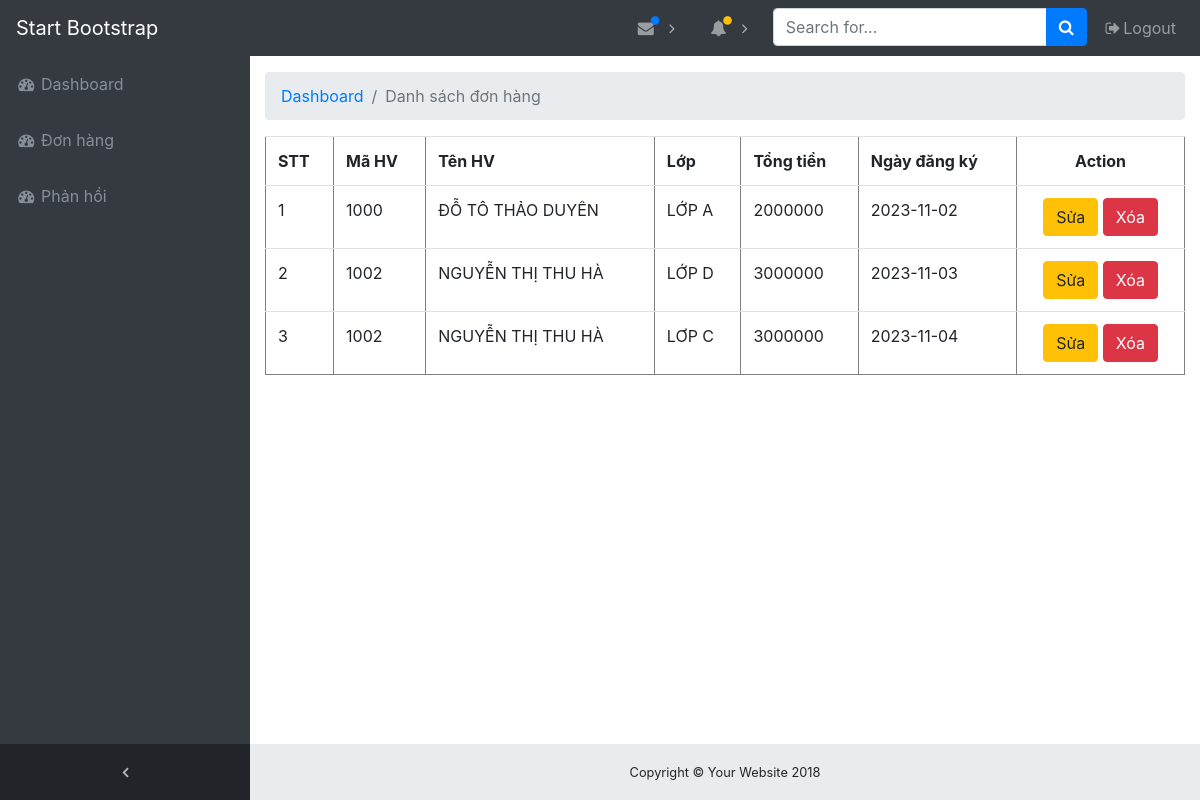
Page /index.php?action=listBill (signed in) on the earlier database version.
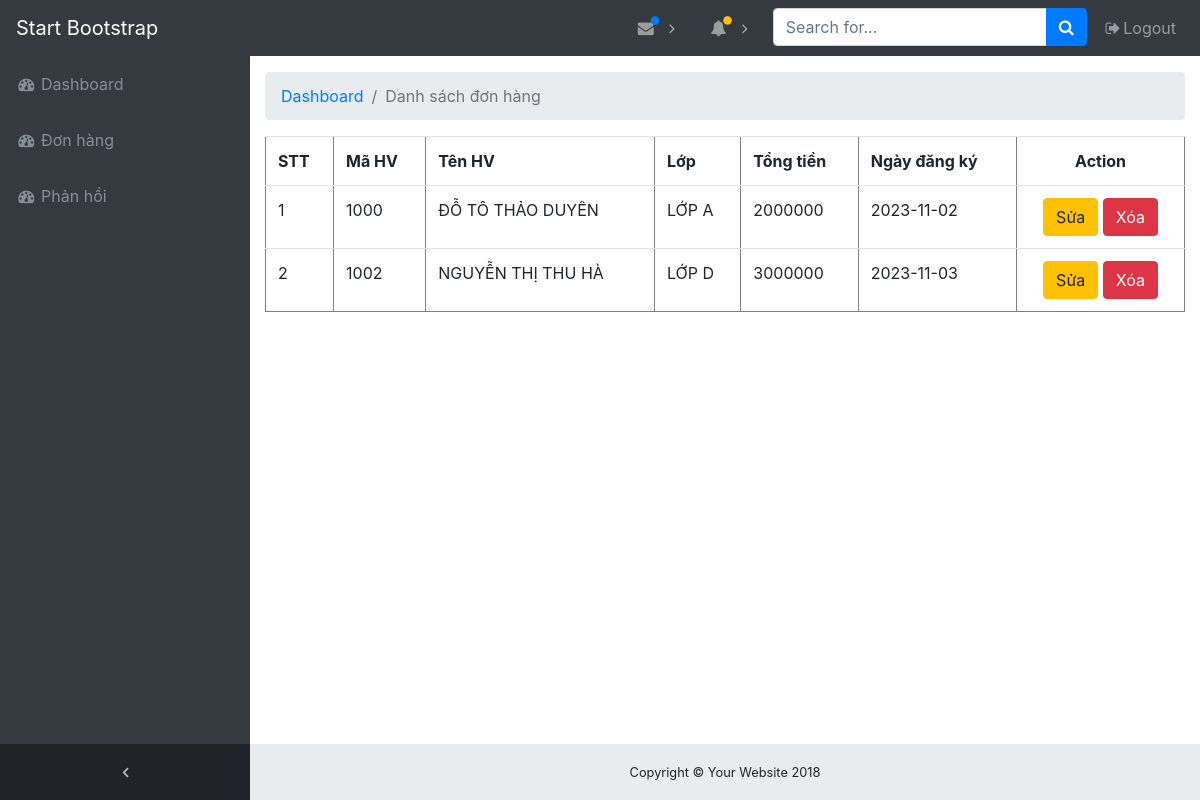
Same page on the later database version.
### tables this page shows
CREATE TABLE `bill` (
  `id_bill` varchar(10) NOT NULL,
  `date_bill` date NOT NULL,
  `id_hv` varchar(10) NOT NULL,
  `id_ql` varchar(10) NOT NULL,
  `id_class` varchar(10) NOT NULL,
  `total` double NOT NULL
);

CREATE TABLE `student` (
  `id_hv` varchar(10) NOT NULL,
  `name` text NOT NULL,
  `gender` text NOT NULL,
  `date _of_birth` date NOT NULL,
  `phone` varchar(10) NOT NULL,
  `address` text NOT NULL,
  `email` varchar(100) NOT NULL,
  `level` varchar(10) NOT NULL
);

CREATE TABLE `class` (
  `id_class` varchar(10) NOT NULL,
  `name` text NOT NULL,
  `id_gv` varchar(10) NOT NULL,
  `level` varchar(10) NOT NULL,
  `id_course` varchar(10) NOT NULL,
  `time_start` time NOT NULL,
  `time_end` time NOT NULL
);

### controllers/BillController.php (called while the page is built, shortened)
<?php
class BillController
{
    private $billModel;
    public function __construct($billModel, $managerModel, $classModel, $courseModel, $studentModel)
    {
        $this->billModel = $billModel;
    }
    public function index($page = 1, $pageSize = 10)
    {
        try {
            $totalBills = $this->billModel->getTotalBillCount();
            $totalPages = ceil($totalBills / $pageSize);
            $page = max(min($page, $totalPages), 1);
            $bills = $this->billModel->getBillsPerPage($page, $pageSize);
            include('views/admin/bill/index.php');
        } catch (Exception $e) {
            die($e);
        }
    }
}

### database/connection.php (called while the page is built, shortened)
<?php
class Database
{
    public function __construct()
    {
        $this->pdo = $this->getConnection();
    }
    public function getConnection()
    {
        $db = "qlkhoahoc";
        $host = "mysql";
        $dsn = "mysql:dbname=$db;host=$host";
        $user = 'root';
        $pass = 'root';
        try {
            $pdo = new PDO($dsn, $user, $pass);
            $pdo->setAttribute(PDO::ATTR_ERRMODE, PDO::ERRMODE_EXCEPTION);
            $this->pdo = $pdo;
            return $this->pdo;
        } catch (Exception $e) {
            die('Kết nối không thành công: ' . $e->getMessage());
        }
    }
}

### models/BillModel.php (called while the page is built, shortened)
<?php
class BillModel extends Database
{
    public function getBillsPerPage($page, $pageSize)
    {
        $offset = ($page - 1) * $pageSize;
        $sql = "SELECT bill.*, class.name as class_name, manager.name as manager_name, student.name as student_name, course.name as course_name FROM bill
        INNER JOIN class ON bill.id_class = class.id_class
        INNER JOIN manager On bill.id_ql = manager.id_ql
        INNER JOIN student On bill.id_hv = student.id_hv
        INNER JOIN course On class.id_course = course.id_course
        LIMIT :offset, :pageSize";
        $stmt = $this->pdo->prepare($sql);
        $stmt->bindParam(':offset', $offset, PDO::PARAM_INT);
        $stmt->bindParam(':pageSize', $pageSize, PDO::PARAM_INT);
        $stmt->execute();
        return $stmt->fetchAll(PDO::FETCH_ASSOC);
    }
    public function getTotalBillCount()
    {
        $sql = "SELECT COUNT(*) as count FROM bill";
        $stmt = $this->pdo->query($sql);
        return $stmt->fetch(PDO::FETCH_ASSOC)['count'];
    }
}

### views/admin/bill/index.php (the view, shortened to what this page needs)
<?php
$title = "Danh sách đơn hàng";
?>
<table border="1" class="table">
    <tr>
        <th>STT</th>
        <th>Mã HV</th>
        <th>Tên HV</th>
        <th>Lớp</th>
        <th>Tổng tiền</th>
        <th>Ngày đăng ký</th>
        <th class="text-center">Action</th>
    </tr>
    <?php foreach ($bills as $index => $bill) : ?>
    <tr>
        <td><?php echo $index + 1; ?></td>
        <td><?php echo $bill['id_hv']; ?></td>
        <td><?php echo $bill['student_name']; ?></td>
        <td><?php echo $bill['class_name']; ?></td>
        <td><?php echo $bill['total']; ?></td>
        <td><?php echo $bill['date_bill']; ?></td>
        <td class="text-center">
            <a class="btn btn-warning" href="index.php?action=updateBill&id=<?php echo $bill['id_bill']; ?>">Sửa</a>
            <a class="btn btn-danger" href="index.php?action=deleteBill&id=<?php echo $bill['id_bill']; ?>">Xóa</a>
        </td>
    </tr>
    <?php endforeach; ?>
</table>
<?php
$content = ob_get_clean();
include('views/master_layout.php');

### index.php (shortened to what this page needs)
<?php
include('database/connection.php');
include('models/BillModel.php');
include('controllers/BillController.php');
$billModel = new BillModel();
$managerModel = new ManagerModel();
$classModel = new ClassModel();
$courseModel = new CourseModel();
$studentModel = new StudentModel();
$billController = new BillController($billModel, $managerModel, $classModel, $courseModel, $studentModel);
$action = isset($_GET['action']) ? $_GET['action'] : 'index';
$page = isset($_GET['page']) ? $_GET['page'] : 1;
switch ($action) {
    case 'listBill':
        $billController->index($page);
        break;
}

### views/master_layout.php (shortened to what this page needs)
<!DOCTYPE html>
<html lang="en">
<head>
    <link rel="stylesheet" href="https://cdnjs.cloudflare.com/ajax/libs/twitter-bootstrap/4.0.0/css/bootstrap.css">
    <link rel="stylesheet" href="https://cdnjs.cloudflare.com/ajax/libs/font-awesome/4.7.0/css/font-awesome.css">
    <link rel="stylesheet" href="assets/css/main.css">
</head>
<body class="fixed-nav sticky-footer bg-dark" id="page-top">
    <nav class="navbar navbar-expand-lg navbar-dark bg-dark fixed-top" id="mainNav">
        <a class="navbar-brand" href="index.html">Start Bootstrap</a>
        <div class="collapse navbar-collapse" id="navbarResponsive">
            <ul class="navbar-nav navbar-sidenav" id="exampleAccordion">
                <li class="nav-item" data-toggle="tooltip" data-placement="right" title="Dashboard">
                    <a class="nav-link" href="index.php">
                        <i class="fa fa-fw fa-dashboard"></i>
                        <span class="nav-link-text">Dashboard</span>
                    </a>
                </li>
                <li class="nav-item" data-toggle="tooltip" data-placement="right" title="Đơn hàng">
                    <a class="nav-link" href="index.php?action=listBill">
                        <i class="fa fa-fw fa-dashboard"></i>
                        <span class="nav-link-text">Đơn hàng</span>
                    </a>
                </li>
                <li class="nav-item" data-toggle="tooltip" data-placement="right" title="Phản hồi">
                    <a class="nav-link" href="index.php?action=listComment">
                        <i class="fa fa-fw fa-dashboard"></i>
                        <span class="nav-link-text">Phản hồi</span>
                    </a>
                </li>
            </ul>
            <ul class="navbar-nav sidenav-toggler">
                <li class="nav-item">
                    <a class="nav-link text-center" id="sidenavToggler">
                        <i class="fa fa-fw fa-angle-left"></i>
                    </a>
                </li>
            </ul>
            <ul class="navbar-nav ml-auto">
                <li class="nav-item dropdown">
                    <a class="nav-link dropdown-toggle mr-lg-2" id="messagesDropdown" href="#" data-toggle="dropdown"
                        aria-haspopup="true" aria-expanded="false">
                        <i class="fa fa-fw fa-envelope"></i>
                        <span class="indicator text-primary d-none d-lg-block">
                            <i class="fa fa-fw fa-circle"></i>
                        </span>
                    </a>
                </li>
                <li class="nav-item dropdown">
                    <a class="nav-link dropdown-toggle mr-lg-2" id="alertsDropdown" href="#" data-toggle="dropdown"
                        aria-haspopup="true" aria-expanded="false">
                        <i class="fa fa-fw fa-bell"></i>
                        <span class="indicator text-warning d-none d-lg-block">
                            <i class="fa fa-fw fa-circle"></i>
                        </span>
                    </a>
                </li>
                <li class="nav-item">
                    <form class="form-inline my-2 my-lg-0 mr-lg-2">
                        <div class="input-group">
                            <input class="form-control" type="text" placeholder="Search for...">
                            <span class="input-group-append">
                                <button class="btn btn-primary" type="button">
                                    <i class="fa fa-search"></i>
                                </button>
                            </span>
                        </div>
                    </form>
                </li>
                <li class="nav-item">
                    <a class="nav-link" data-toggle="modal" data-target="#exampleModal">
                        <i class="fa fa-fw fa-sign-out"></i>Logout</a>
                </li>
            </ul>
        </div>
    </nav>
    <div class="content-wrapper">
        <div class="container-fluid">
            <ol class="breadcrumb">
                <li class="breadcrumb-item">
                    <a href="index.php">Dashboard</a>
                </li>
                <?php if ($_GET['action']) { ?>
                <li class="breadcrumb-item active"><?php echo $title ?></li>
                <?php } ?>
            </ol>
            <div class="row">
                <div class="col-lg-12">
                    <?php echo $content ?>
                </div>
            </div>
        </div>
        <footer class="sticky-footer">
            <div class="container">
                <div class="text-center">
                    <small>Copyright © Your Website 2018</small>
                </div>
            </div>
        </footer>
    </div>
</body>
</html>

### assets/css/main.css (style rules this page uses)
html { position: relative; min-height: 100%; }
body { overflow-x: hidden; }
body.sticky-footer { margin-bottom: 56px; }
body.sticky-footer .content-wrapper { min-height: calc(100vh - 56px - 56px); }
body.fixed-nav { padding-top: 56px; }
.content-wrapper { min-height: calc(100vh - 56px); padding-top: 1rem; }
#mainNav .navbar-collapse { overflow: auto; max-height: 75vh; }
#mainNav .navbar-collapse .navbar-nav .nav-item .nav-link { cursor: pointer; }
#mainNav .navbar-collapse .sidenav-toggler { display: none; }
#mainNav .navbar-collapse .navbar-nav>.nav-item.dropdown>.nav-link { position: relative; min-width: 45px; }
#mainNav .navbar-collapse .navbar-nav>.nav-item.dropdown>.nav-link:after { float: right; width: auto; content: '\f105'; border: none; font-family: 'FontAwesome'; }
#mainNav .navbar-collapse .navbar-nav>.nav-item.dropdown>.nav-link .indicator { position: absolute; top: 5px; left: 21px; font-size: 10px; }
@media (min-width: 992px) { #mainNav .navbar-brand { width: 250px; } }
@media (min-width: 992px) { #mainNav .navbar-collapse { overflow: visible; max-height: none; } }
@media (min-width: 992px) { #mainNav .navbar-collapse .navbar-sidenav { position: absolute; top: 0; left: 0; -webkit-flex-direction: column; -ms-flex-direction: column; flex-direction: column; margin-top: 56px; } }
@media (min-width: 992px) { #mainNav .navbar-collapse .navbar-sidenav>.nav-item { width: 250px; padding: 0; } }
@media (min-width: 992px) { #mainNav .navbar-collapse .navbar-sidenav>.nav-item>.nav-link { padding: 1em; } }
@media (min-width: 992px) { #mainNav .navbar-collapse .navbar-nav>.nav-item.dropdown>.nav-link { min-width: 0; } }
@media (min-width: 992px) { #mainNav .navbar-collapse .navbar-nav>.nav-item.dropdown>.nav-link:after { width: 24px; text-align: center; } }
#mainNav.fixed-top .sidenav-toggler { display: none; }
@media (min-width: 992px) { #mainNav.fixed-top .navbar-sidenav { height: calc(100vh - 112px); } }
@media (min-width: 992px) { #mainNav.fixed-top .sidenav-toggler { position: absolute; top: 0; left: 0; display: flex; -webkit-flex-direction: column; -ms-flex-direction: column; flex-direction: column; margin-top: calc(100vh - 56px); } }
@media (min-width: 992px) { #mainNav.fixed-top .sidenav-toggler>.nav-item { width: 250px; padding: 0; } }
@media (min-width: 992px) { #mainNav.fixed-top .sidenav-toggler>.nav-item>.nav-link { padding: 1em; } }
#mainNav.fixed-top.navbar-dark .sidenav-toggler { background-color: #212529; }
#mainNav.fixed-top.navbar-dark .sidenav-toggler a i { color: #adb5bd; }
.content-wrapper { overflow-x: hidden; background: white; }
@media (min-width: 992px) { .content-wrapper { margin-left: 250px; } }
#sidenavToggler i { font-weight: 800; }
#mainNav.navbar-dark .navbar-collapse .navbar-sidenav>.nav-item>.nav-link { color: #868e96; }
#mainNav.navbar-dark .navbar-collapse .navbar-nav>.nav-item.dropdown>.nav-link:after { color: #adb5bd; }
@media (min-width: 992px) { #mainNav.navbar-dark .navbar-collapse .navbar-sidenav { background: #343a40; } }
footer.sticky-footer { position: absolute; right: 0; bottom: 0; width: 100%; height: 56px; background-color: #e9ecef; line-height: 55px; }
@media (min-width: 992px) { footer.sticky-footer { width: calc(100% - 250px); } }

Differences in the rows shown:
removed bill: id_hv "1002", id_hv.name "NGUYỄN THỊ THU HÀ", id_class.name "LƠP C", total "3000000", date_bill "2023-11-04"
